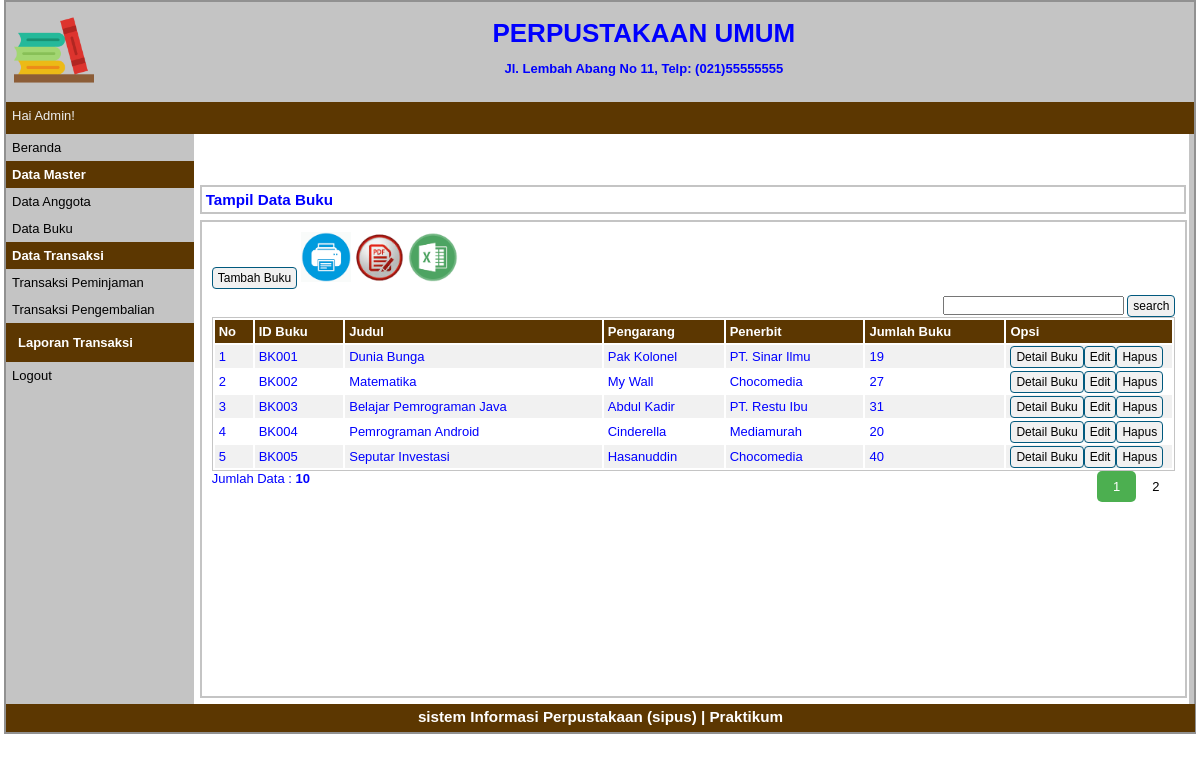
The app's page /index.php?p=buku (signed in) with its own data.
### tables this page shows
CREATE TABLE `tbbuku` (
  `idbuku` varchar(5) NOT NULL,
  `judul` varchar(100) NOT NULL,
  `pengarang` varchar(100) NOT NULL,
  `penerbit` varchar(100) NOT NULL,
  `jmlbuku` int(11) NOT NULL,
  `isbn` varchar(20) NOT NULL,
  `thnterbit` int(11) NOT NULL,
  `lokasi` varchar(30) NOT NULL,
  `cover` varchar(100) NOT NULL
);

### pages/buku.php (the view, shortened to what this page needs)
<div id="label-page"><h3>Tampil Data Buku</h3></div>
<div id="content">
    <p id="tombol-tambah-container">
        <a href="index.php?p=buku-input" class="tombol">Tambah Buku</a>
        <a target="_blank" href="pages/cetak_buku.php"><img src="print.png" height="50px" height="50px"></a>
        <a target="_blank" href="ekspor/buku_pdf.php"><img src="pdf.png" height="50px" height="50px"></a>
        <a target="_blank" href="ekspor/buku_excel.php"><img src="excel.png" height="50px" height="50px"></a>
        <div class="form-inline">
            <div align="right">
                <form method=post>
                    <input type="text" name="pencarian">
                    <input type="submit" name="search" value="search" class="tombol">
                </form>
            </div>
        </div>
    </p>
    <table id="tabel-tampil">
        <thead>
            <tr>
                <th id="label-tampil-no">No</td>
                <th>ID Buku</th>
                <th>Judul</th>
                <th>Pengarang</th>
                <th>Penerbit</th>
                <th>Jumlah Buku</th>
                <th id="label-opsi">Opsi</th>
            </tr>
        </thead>
        <tbody>
            <?php
                $batas = 5;
                extract($_GET);
                if(empty($hal)) {
                    $posisi = 0;
                    $hal = 1;
                    $nomor = 1;
                }else {
                    $posisi = ($hal - 1) * $batas;
                    $nomor = $posisi+1;
                }
                if($_SERVER['REQUEST_METHOD'] == "POST") {
                    $pencarian = trim(mysqli_real_escape_string($db, $_POST['pencarian']));
                    if($pencarian != "") {
                        $sql = "SELECT * FROM tbbuku WHERE idbuku LIKE '%$pencarian%'
                                OR judul LIKE '%$pencarian%'
                                OR pengarang LIKE '%$pencarian%'
                                OR penerbit LIKE '%$pencarian%'
                                OR jmlbuku LIKE '%$pencarian%'";
                        $query = $sql;
                        $queryJml = $sql;
                    } else {
                        $query = "SELECT * FROM tbbuku LIMIT $posisi, $batas";
                        $queryJml = "SELECT * FROM tbbuku";
                        $no = $posisi * 1;
                    }
                }
                else {
                    $query = "SELECT * FROM tbbuku LIMIT $posisi, $batas";
                    $queryJml = "SELECT * FROM tbbuku";
                }
                $q_tampil_buku = mysqli_query($db, $query);
                if(mysqli_num_rows($q_tampil_buku) > 0) {
                    while($r_tampil_buku=mysqli_fetch_array($q_tampil_buku)) {
            ?>
            <tr>
                <td><?php echo $nomor; ?></td>
                <td><?php echo $r_tampil_buku['idbuku']; ?></td>
                <td><?php echo $r_tampil_buku['judul']; ?></td>
                <td><?php echo $r_tampil_buku['pengarang']; ?></td>
                <td><?php echo $r_tampil_buku['penerbit']; ?></td>
                <td><?php echo $r_tampil_buku['jmlbuku']; ?></td>
                <td>
                    <div class="tombol-opsi-container"><a href="index.php?p=buku-detail&id=<?php echo $r_tampil_buku['idbuku'];?>" class="tombol">Detail Buku</a></div>
                    <div class="tombol-opsi-container"><a href="index.php?p=buku-edit&id=<?php echo $r_tampil_buku['idbuku'];?>" class="tombol">Edit</a></div>
                    <div class="tombol-opsi-container"><a href="proses/buku-hapus.php?id=<?php echo $r_tampil_buku['idbuku'];?>" onclick = "return confirm ('Apakah Anda Yakin Akan Menghapus Data Ini?')" class="tombol">Hapus</a></div>
                </td>
            </tr>
            <?php
                        $nomor++;
                    }
                }
                else {
                    echo "<tr><td colspan=6>Data Tidak Ditemukan</td></tr>";
                }
            ?>
        </tbody>
    </table>
    <?php
    if(isset($_POST['pencarian'])) {
        if($_POST['pencarian']!='') {
            echo "<div style=\"float:left;\">";
            $jml = mysqli_num_rows(mysqli_query($db, $queryJml));
            echo "Data Hasil Pencarian: <b>$jml</b>";
            echo "</div>";
        }
    } else {
    ?>
        <div style="float: left;">
        <?php
            $jml = mysqli_num_rows(mysqli_query($db, $queryJml));
            echo "Jumlah Data : <b>$jml</b>";
        ?>
        </div>
        <div class="pagination" style="float: right;">
            <?php
                $jml_hal = ceil($jml / $batas);
                for($i = 1; $i <= $jml_hal; $i++) {
                    if($i != $hal) {
                        echo "<a href=\"?p=buku&hal=$i\">$i</a>";
                    } else {
                        echo "<a class=\"active\">$i</a>";
                    }
                }
            ?>
        </div>
    <?php
    }
    ?>
</div>

### style.css (style rules this page uses)
* { margin:0px; padding:0px }
body { font-family:sans-serif; font-size:13px; color:blue; }
.pagination { display: inline-block; }
.pagination a { color: black; float: left; padding: 8px 16px; text-decoration: none; }
.pagination a.active { background-color: #4CAF50; color: white; border-radius: 5px; }
#label-page { margin-top:6px; margin-bottom:6px; margin-left:6px; border:2px solid #C4C4C4; padding:4px; width:97.9%; }
#content { float:left; width:96.8%; min-height:454px; background-color:#FFFFFF; margin-left:6px; border:2px solid #C4C4C4; padding:10px; margin-bottom:6px; }
.tombol { border-radius:4px; font-size:12px; text-decoration:none; background-color:#F1F1F1; padding-top:3px; padding-bottom:3px; padding-left:5px; padding-right:5px; border:1px solid #01597E; color:black; }
#tombol-tambah-container { margin-bottom:10px; }
#tabel-tampil { border:1px solid #C4C4C4; width:100%; }
#tabel-tampil tr:nth-child(odd) { background-color:#F1F1F1; }
#tabel-tampil tr th { background-color:#5C3701; color:#FFFFFF; padding:4px; text-align:left; }
#tabel-tampil td { padding:4px; }
#label-tampil-no { width:30px; }
#label-opsi { width:158px; font-weight:bold; }
.tombol-opsi-container { float:left; }

### records on screen
tbbuku: idbuku "BK001", judul "Dunia Bunga", pengarang "Pak Kolonel", penerbit "PT. Sinar Ilmu", jmlbuku "19"
tbbuku: idbuku "BK002", judul "Matematika", pengarang "My Wall", penerbit "Chocomedia", jmlbuku "27"
tbbuku: idbuku "BK003", judul "Belajar Pemrograman Java", pengarang "Abdul Kadir", penerbit "PT. Restu Ibu", jmlbuku "31"
tbbuku: idbuku "BK004", judul "Pemrograman Android", pengarang "Cinderella", penerbit "Mediamurah", jmlbuku "20"
tbbuku: idbuku "BK005", judul "Seputar Investasi", pengarang "Hasanuddin", penerbit "Chocomedia", jmlbuku "40"

### other values on screen
$_SESSION['sesi'] "Admin"
$jml "10"
